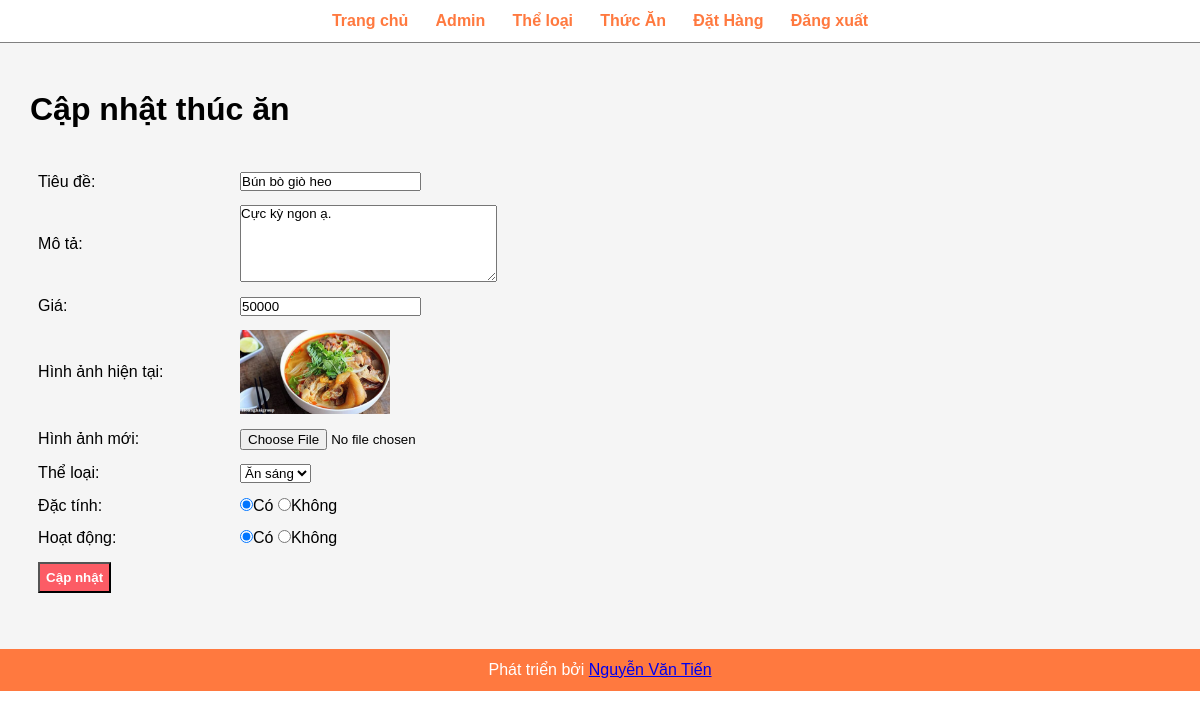
The app's page /admin/update-food.php?id=18&imagine_name=Food-Name-1326.jpg (signed in) with its own data.
### tables this page shows
CREATE TABLE `tbl_food` (
  `id` int(10) UNSIGNED NOT NULL,
  `title` varchar(100) NOT NULL,
  `description` text NOT NULL,
  `price` decimal(10,0) NOT NULL,
  `imagine_name` varchar(255) NOT NULL,
  `category_id` int(10) UNSIGNED NOT NULL,
  `featured` varchar(10) NOT NULL,
  `active` varchar(10) NOT NULL
);

### admin/update-food.php (the view, shortened to what this page needs)
<?php include('partials/menu.php'); ?>
<?php
if (isset($_GET['id'])) {
    $id = $_GET['id'];
    $sql2 = "SELECT * FROM tbl_food WHERE id=$id";
    $res2 = mysqli_query($conn, $sql2);
    $row2 = mysqli_fetch_assoc($res2);
    $title = $row2['title'];
    $description = $row2['description'];
    $price = $row2['price'];
    $current_image = $row2['imagine_name'];
    $current_category = $row2['category_id'];
    $featured = $row2['featured'];
    $active = $row2['active'];
} else {
    header('location:' . SITEURL . 'admin/manager-category.php');
}
?>
<div class="main-content">
    <div class="wrapper">
        <h1>Cập nhật thúc ăn</h1>
        <br><br>
<form action="" method="POST" enctype="multipart/form-data">
    <TAble class="tbl-30">
        <tr>
            <td>Tiêu đề: </td>
            <td><input type="text" name="title" placeholder="Nhập tiêu đề" value="<?php echo $title; ?>"></td>
        </tr>
        <tr>
            <td>Mô tả: </td>
            <td>
                <textarea name="description" cols="30" rows="5"><?php echo $description; ?></textarea>
            </td>
        </tr>
        <tr>
            <td>Giá: </td>
            <td><input type="number" name="price" value="<?php echo $price; ?>">
            </td>
        </tr>
        <tr>
            <td>Hình ảnh hiện tại: </td>
            <td>
                <?php
                if ($current_image == "") {
                    echo "<div class='error'>Chưa thêm ảnh.</div>";
                } else {
                ?>
                    <img src="<?php echo SITEURL; ?>images/food/<?php echo $current_image; ?>" width="150px">
                <?php
                }
                ?>
            </td>
        </tr>
        <tr>
            <td>Hình ảnh mới: </td>
            <td><input type="file" name="image">
            </td>
        </tr>
        <tr>
            <td>Thể loại:</td>
            <td>
                <select name="category">
                    <?php
                    $sql = "SELECT * FROM tbl_category WHERE active='Yes'";
                    $res = mysqli_query($conn, $sql);
                    $count = mysqli_num_rows($res);
                    if ($count > 0) {
                        while ($row = mysqli_fetch_assoc($res)) {
                            $category_title = $row['title'];
                            $category_id = $row['id'];
                    ?>
                            <option <?php if($current_category==$category_id){echo "Đã chọn.";} ?>value="<?php echo $category_id; ?>"><?php echo $category_title; ?></option>
                    <?php
                        }
                    } else {
                        echo "<option value='0'>Không có thể loại nào.</option>";
                    }
                    ?>
                </select>
            </td>
        </tr>
        <tr>
            <td>Đặc tính: </td>
            <td><input <?php if ($featured == "Yes") {
                            echo "checked";
                        } ?> type="radio" name="featured" value="Yes">Có
                <input <?php if ($featured == "No") {
                            echo "checked";
                        } ?> type="radio" name="featured" value="No">Không
            </td>
        </tr>
        <tr>
            <td>Hoạt động: </td>
            <td><input <?php if ($active == "Yes") {
                            echo "checked";
                        } ?> type="radio" name="active" value="Yes">Có
                <input <?php if ($featured == "No") {
                            echo "checked";
                        } ?> type="radio" name="active" value="No">Không
            </td>
        </tr>
        <tr>
            <td colspan="2">
                <input type="submit" name="submit" value="Cập nhật" class="btn-secondary">
            </td>
        </tr>
    </TAble>
</form>
</div>
</div>
<?php include('partials/footer.php'); ?>

### admin/admin.css (style rules this page uses)
* { margin: 0; padding: 0; font-family: Arial, Helvetica, sans-serif; }
.wrapper { padding: 1%; width: 95%; margin: 0 auto; }
.tbl-30 { width: 54%; }
table tr td { padding: 1%; }
.btn-secondary { background-color: #fc5c65; padding: 1%; color: white; text-decoration: none; font-weight: bolder; }
.main-content { background-color: whitesmoke; padding: 3% 0; }

### records on screen
tbl_food: title "Bún bò giò heo", description "Cực kỳ ngon ạ.", price "50000", imagine_name (picture), featured "☑", active "☑"

### other values on screen
form field category "Ăn sáng"
